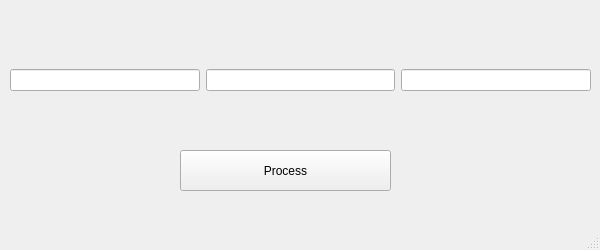
<?xml version="1.0" encoding="UTF-8"?>
<ui version="4.0">
 <class>MainWindow</class>
 <widget class="QMainWindow" name="MainWindow">
  <property name="geometry">
   <rect>
    <x>0</x>
    <y>0</y>
    <width>600</width>
    <height>250</height>
   </rect>
  </property>
  <property name="windowTitle">
   <string>MainWindow</string>
  </property>
  <widget class="QWidget" name="centralwidget">
   <widget class="QPushButton" name="Process">
    <property name="geometry">
     <rect>
      <x>180</x>
      <y>150</y>
      <width>211</width>
      <height>41</height>
     </rect>
    </property>
    <property name="text">
     <string>Process</string>
    </property>
   </widget>
   <widget class="QWidget" name="horizontalLayoutWidget">
    <property name="geometry">
     <rect>
      <x>0</x>
      <y>10</y>
      <width>601</width>
      <height>141</height>
     </rect>
    </property>
    <layout class="QHBoxLayout" name="horizontalLayout">
     <property name="leftMargin">
      <number>10</number>
     </property>
     <property name="rightMargin">
      <number>10</number>
     </property>
     <item>
      <widget class="QLineEdit" name="lineEdit_3"/>
     </item>
     <item>
      <widget class="QLineEdit" name="lineEdit_2"/>
     </item>
     <item>
      <widget class="QLineEdit" name="lineEdit"/>
     </item>
    </layout>
   </widget>
  </widget>
  <widget class="QMenuBar" name="menubar">
   <property name="geometry">
    <rect>
     <x>0</x>
     <y>0</y>
     <width>600</width>
     <height>25</height>
    </rect>
   </property>
  </widget>
  <widget class="QStatusBar" name="statusbar"/>
 </widget>
 <resources/>
 <connections/>
</ui>
